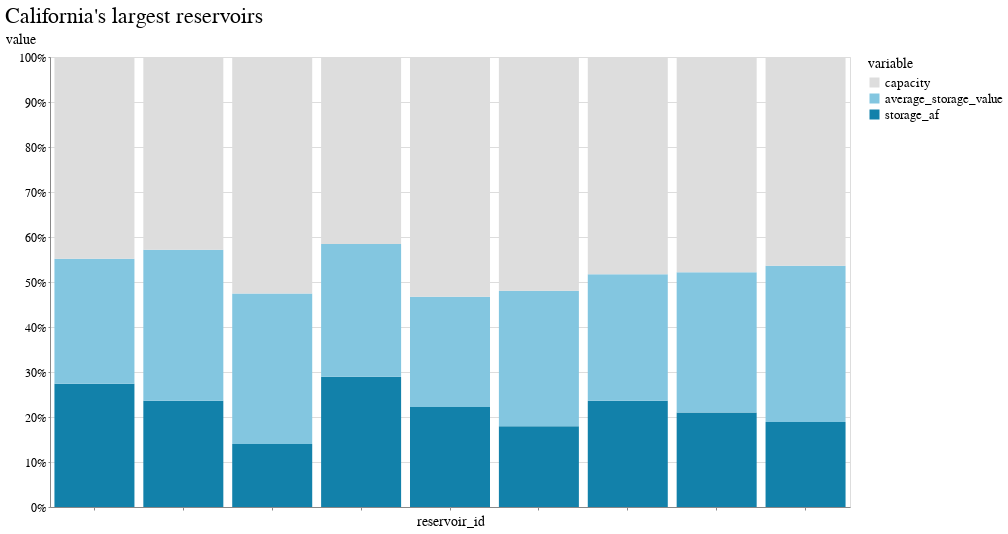

Notebook code for this chart:
### Code cell
domain = ["capacity", "average_storage_value", "storage_af", ]
range_ = ['#ddd', '#83c6e0', '#1281aa', ]

alt.Chart(melt).mark_bar().encode(
    x=alt.X('reservoir_id', axis=alt.Axis(labels=False)),
    y=alt.Y('value',stack="normalize"),
    order="bar_order",
    color=alt.Color(
        'variable', 
        scale=alt.Scale(domain=domain, range=range_), 
        #sort='descending'
    ),
    tooltip=["reservoir_id"]
).properties(title="California's largest reservoirs")

### Figure 1 — Vega-Lite specification as saved in the notebook (floating-point values rounded to 4 significant figures)
{"config": {"view": {"width": 800, "height": 450}, "background": "#ffffff", "title": {"anchor": "start", "font": "BentonGothic-Bold, sans", "fontColor": "#000000", "fontSize": 22, "fontWeight": "normal"}, "arc": {"fill": "#82c6df"}, "area": {"fill": "#82c6df"}, "line": {"stroke": "#82c6df", "strokeWidth": 3}, "path": {"stroke": "#82c6df"}, "rect": {"fill": "#82c6df"}, "shape": {"stroke": "#82c6df"}, "bar": {"fill": "#82c6df"}, "point": {"stroke": "#82c6df"}, "symbol": {"fill": "#82c6df", "size": 30}, "axis": {"titleFont": "BentonGothic-Bold, sans", "titleFontSize": 14, "titleFontWeight": "normal", "labelFont": "BentonGothic, sans", "labelFontSize": 12, "labelFontWeight": "normal"}, "axisX": {"labelAngle": 0, "labelPadding": 4, "tickSize": 3}, "axisY": {"labelBaseline": "middle", "maxExtent": 45, "minExtent": 45, "tickSize": 2, "titleAlign": "left", "titleAngle": 0, "titleX": -45, "titleY": -11}, "legend": {"titleFont": "BentonGothic-Bold, sans", "titleFontSize": 14, "titleFontWeight": "normal", "symbolType": "square", "labelFont": "BentonGothic, sans", "labelFontSize": 13}, "range": {"category": ["#3580b1", "#ec8431", "#ab7fb4", "#c89d29", "#adc839", "#829eb1"], "diverging": ["#e68a4f", "#f4bb6a", "#f9e39c", "#dadfe2", "#a6b7c6", "#849eae"], "heatmap": ["#fbf2c7", "#f9e39c", "#f8d36e", "#f4bb6a", "#e68a4f", "#d15a40", "#ab4232"], "ordinal": ["#fbf2c7", "#f9e39c", "#f8d36e", "#f4bb6a", "#e68a4f", "#d15a40", "#ab4232"], "ramp": ["#fbf2c7", "#f9e39c", "#f8d36e", "#f4bb6a", "#e68a4f", "#d15a40", "#ab4232"]}}, "data": {"name": "data-c6f14c7609d4e9afd96e82e9d26c5ec4"}, "mark": "bar", "encoding": {"color": {"field": "variable", "scale": {"domain": ["capacity", "average_storage_value", "storage_af"], "range": ["#ddd", "#83c6e0", "#1281aa"]}, "type": "nominal"}, "order": {"field": "bar_order", "type": "quantitative"}, "tooltip": [{"field": "reservoir_id", "type": "nominal"}], "x": {"axis": {"labels": false}, "field": "reservoir_id", "type": "nominal"}, "y": {"field": "value", "stack": "normalize", "type": "quantitative"}}, "title": "California's largest reservoirs", "$schema": "https://vega.github.io/schema/vega-lite/v4.17.0.json", "datasets": {"data-c6f14c7609d4e9afd96e82e9d26c5ec4": [{"reservoir_id": "BER", "variable": "storage_af", "value": 882100.0, "bar_order": 1}, {"reservoir_id": "CLE", "variable": "storage_af", "value": 653100.0, "bar_order": 1}, {"reservoir_id": "NML", "variable": "storage_af", "value": 829800.0, "bar_order": 1}, {"reservoir_id": "SHA", "variable": "storage_af", "value": 1995000.0, "bar_order": 1}, {"reservoir_id": "ALM", "variable": "storage_af", "value": 799200.0, "bar_order": 1}, {"reservoir_id": "FOL", "variable": "storage_af", "value": 407900.0, "bar_order": 1}, {"reservoir_id": "ORO", "variable": "storage_af", "value": 1731000.0, "bar_order": 1}, {"reservoir_id": "DNP", "variable": "storage_af", "value": 1412000.0, "bar_order": 1}, {"reservoir_id": "SNL", "variable": "storage_af", "value": 832400.0, "bar_order": 1}, {"reservoir_id": "BER", "variable": "average_storage_value", "value": 1255000.0, "bar_order": 2}, {"reservoir_id": "CLE", "variable": "average_storage_value", "value": 1558000.0, "bar_order": 2}, {"reservoir_id": "NML", "variable": "average_storage_value", "value": 1392000.0, "bar_order": 2}, {"reservoir_id": "SHA", "variable": "average_storage_value", "value": 2965000.0, "bar_order": 2}, {"reservoir_id": "ALM", "variable": "average_storage_value", "value": 809400.0, "bar_order": 2}, {"reservoir_id": "FOL", "variable": "average_storage_value", "value": 448900.0, "bar_order": 2}, {"reservoir_id": "ORO", "variable": "average_storage_value", "value": 2056000.0, "bar_order": 2}, {"reservoir_id": "DNP", "variable": "average_storage_value", "value": 1441000.0, "bar_order": 2}, {"reservoir_id": "SNL", "variable": "average_storage_value", "value": 1527000.0, "bar_order": 2}, {"reservoir_id": "BER", "variable": "capacity", "value": 1602000.0, "bar_order": 3}, {"reservoir_id": "CLE", "variable": "capacity", "value": 2448000.0, "bar_order": 3}, {"reservoir_id": "NML", "variable": "capacity", "value": 2400000.0, "bar_order": 3}, {"reservoir_id": "SHA", "variable": "capacity", "value": 4552000.0, "bar_order": 3}, {"reservoir_id": "ALM", "variable": "capacity", "value": 1308000.0, "bar_order": 3}, {"reservoir_id": "FOL", "variable": "capacity", "value": 977000.0, "bar_order": 3}, {"reservoir_id": "ORO", "variable": "capacity", "value": 3538000.0, "bar_order": 3}, {"reservoir_id": "DNP", "variable": "capacity", "value": 2030000.0, "bar_order": 3}, {"reservoir_id": "SNL", "variable": "capacity", "value": 2041000.0, "bar_order": 3}]}}
